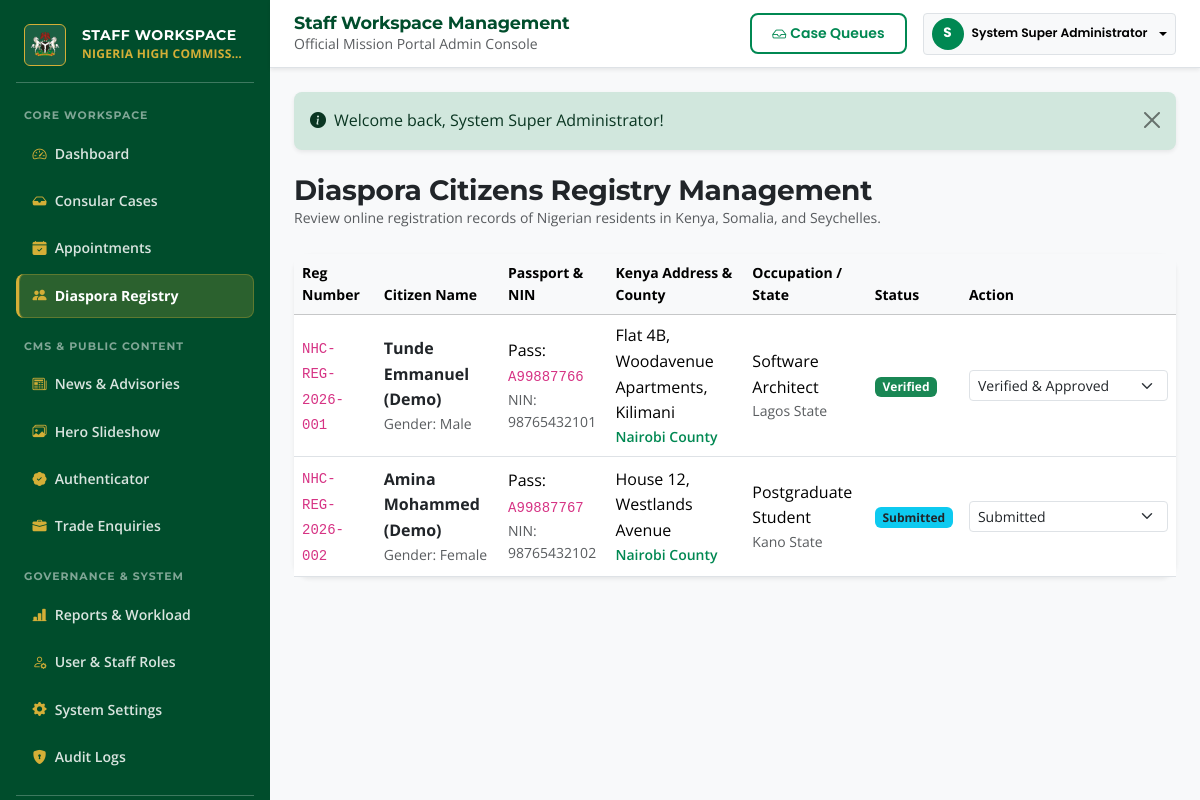
Page /admin/citizens (signed in) on the committed database.
### tables this page shows
CREATE TABLE IF NOT EXISTS `diaspora_citizens` (
    `id` INT AUTO_INCREMENT PRIMARY KEY,
    `user_id` INT DEFAULT NULL,
    `registration_number` VARCHAR(50) NOT NULL UNIQUE,
    `full_name` VARCHAR(150) NOT NULL,
    `gender` ENUM('male', 'female', 'other') NOT NULL,
    `dob` DATE DEFAULT NULL,
    `passport_number` VARCHAR(30) NOT NULL,
    `nin` VARCHAR(20) DEFAULT NULL,
    `kenya_address` TEXT NOT NULL,
    `kenya_county` VARCHAR(100) NOT NULL,
    `occupation` VARCHAR(100) NOT NULL,
    `employer_institution` VARCHAR(150) DEFAULT NULL,
    `emergency_contact_kenya` VARCHAR(150) NOT NULL,
    `emergency_phone_kenya` VARCHAR(50) NOT NULL,
    `emergency_contact_nigeria` VARCHAR(150) NOT NULL,
    `emergency_phone_nigeria` VARCHAR(50) NOT NULL,
    `state_of_origin` VARCHAR(50) NOT NULL,
    `lga` VARCHAR(100) DEFAULT NULL,
    `status` ENUM('submitted', 'verified', 'flagged', 'rejected') DEFAULT 'submitted',
    `verified_at` DATETIME DEFAULT NULL,
    `verified_by` INT DEFAULT NULL,
    `created_at` DATETIME DEFAULT CURRENT_TIMESTAMP,
    FOREIGN KEY (`user_id`) REFERENCES `users`(`id`) ON DELETE SET NULL
);

### src/Controllers/AdminController.php (called while the page is built, shortened)
<?php
class AdminController extends Controller {
    public function citizens(Request $request): void {
        $citizens = DiasporaCitizen::getAll();
        $this->render('admin/citizens', ['citizens' => $citizens], 'admin');
    }
}

### public/index.php (called while the page is built, shortened)
<?php
$request = new Request();
$router = new Router();
$router->get('/', [HomeController::class, 'index']);
$router->get('/services', [ServicesController::class, 'index']);
$router->get('/services/passport', [ConsularController::class, 'passport']);
$router->get('/services/visa', [ConsularController::class, 'visa']);
$router->get('/services/emergency-travel', [ConsularController::class, 'etc']);
$router->post('/services/emergency-travel', [ConsularController::class, 'etc']);
$router->get('/services/document-support', [ConsularController::class, 'legalization']);
$router->get('/services/fees', [ServicesController::class, 'fees']);
$router->get('/services/appointments', [ServicesController::class, 'appointments']);
$router->get('/consular', [ConsularController::class, 'index']);
$router->get('/consular/passport', [ConsularController::class, 'passport']);
$router->get('/consular/visa', [ConsularController::class, 'visa']);
$router->get('/consular/etc', [ConsularController::class, 'etc']);
$router->post('/consular/etc', [ConsularController::class, 'etc']);
$router->get('/consular/legalization', [ConsularController::class, 'legalization']);
$router->get('/appointment', [AppointmentController::class, 'index']);
$router->post('/appointment', [AppointmentController::class, 'index']);
$router->get('/appointment/voucher', [AppointmentController::class, 'voucher']);
$router->get('/track', [TrackController::class, 'index']);
$router->post('/track', [TrackController::class, 'index']);
$router->get('/verify', [VerificationController::class, 'index']);
$router->post('/verify', [VerificationController::class, 'index']);
$router->get('/diaspora', [DiasporaController::class, 'index']);
$router->get('/diaspora/register', [DiasporaController::class, 'register']);
$router->post('/diaspora/register', [DiasporaController::class, 'register']);
$router->get('/diaspora/emergency', [DiasporaController::class, 'emergency']);
$router->post('/diaspora/emergency', [DiasporaController::class, 'emergency']);
$router->get('/nigerians-in-kenya', [DiasporaController::class, 'index']);
$router->get('/nigerians-in-kenya/register', [DiasporaController::class, 'register']);
$router->post('/nigerians-in-kenya/register', [DiasporaController::class, 'register']);
$router->get('/nigerians-in-kenya/community', [InformationController::class, 'community']);
$router->get('/emergency', [DiasporaController::class, 'emergency']);
$router->post('/emergency', [DiasporaController::class, 'emergency']);
$router->get('/trade', [TradeController::class, 'index']);
$router->post('/trade', [TradeController::class, 'index']);
$router->get('/trade/enquiry', [TradeController::class, 'index']);
$router->post('/trade/enquiry', [TradeController::class, 'index']);
$router->get('/discover-nigeria', [NigeriaController::class, 'map']);
$router->get('/discover-nigeria/states', [NigeriaController::class, 'map']);
$router->get('/discover-nigeria/government', [InformationController::class, 'government']);
$router->get('/nigeria/map', [NigeriaController::class, 'map']);
$router->get('/mission', [MissionController::class, 'index']);
$router->get('/mission/leadership', [MissionController::class, 'leadership']);
$router->get('/mission/history', [MissionController::class, 'history']);
$router->get('/mission/message', [MissionController::class, 'message']);
$router->get('/mission/friends-of-nigeria', [MissionController::class, 'friends']);
$router->get('/news', [NewsController::class, 'index']);
$router->get('/news/view', [NewsController::class, 'view']);
$router->get('/notices', [NewsController::class, 'index']);
$router->get('/events', [InformationController::class, 'events']);
$router->get('/gallery', [InformationController::class, 'gallery']);
$router->get('/downloads', [InformationController::class, 'downloads']);
$router->get('/faq', [InformationController::class, 'faq']);
$router->get('/search', [InformationController::class, 'search']);
$router->get('/newsletter', [NewsletterController::class, 'index']);
$router->post('/newsletter/subscribe', [NewsletterController::class, 'subscribe']);
$router->get('/newsletter/unsubscribe', [NewsletterController::class, 'unsubscribe']);
$router->get('/contact', [ContactController::class, 'index']);
$router->post('/contact', [ContactController::class, 'index']);
$router->get('/feedback', [InformationController::class, 'feedback']);
$router->post('/feedback', [InformationController::class, 'feedback']);
$router->get('/official-channels', [InformationController::class, 'officialChannels']);
$router->get('/report-suspicious', [InformationController::class, 'reportSuspicious']);
$router->post('/report-suspicious', [InformationController::class, 'reportSuspicious']);
$router->get('/privacy', [InformationController::class, 'privacy']);
$router->get('/terms', [InformationController::class, 'terms']);
$router->get('/accessibility', [InformationController::class, 'accessibility']);
$router->get('/cookies', [InformationController::class, 'cookies']);
$router->get('/sitemap', [InformationController::class, 'sitemap']);
$router->get('/sitemap.xml', [InformationController::class, 'sitemapXml']);
$router->get('/login', [CitizenPortalController::class, 'login']);
$router->post('/login', [CitizenPortalController::class, 'login']);
$router->get('/register', [CitizenPortalController::class, 'register']);
$router->post('/register', [CitizenPortalController::class, 'register']);
$router->get('/forgot-password', [CitizenPortalController::class, 'forgotPassword']);
$router->post('/forgot-password', [CitizenPortalController::class, 'forgotPassword']);
$router->get('/reset-password', [CitizenPortalController::class, 'resetPassword']);
$router->post('/reset-password', [CitizenPortalController::class, 'resetPassword']);
$router->get('/portal/login', [CitizenPortalController::class, 'login']);
$router->post('/portal/login', [CitizenPortalController::class, 'login']);
$router->get('/portal/register', [CitizenPortalController::class, 'register']);
$router->post('/portal/register', [CitizenPortalController::class, 'register']);
$router->get('/portal/logout', [CitizenPortalController::class, 'logout']);
$router->get('/portal/dashboard', [CitizenPortalController::class, 'dashboard']);
$router->get('/portal/profile', [CitizenPortalController::class, 'profile']);
$router->post('/portal/profile', [CitizenPortalController::class, 'profile']);
$router->get('/portal/requests', [CitizenPortalController::class, 'requests']);
$router->get('/portal/appointments', [CitizenPortalController::class, 'appointments']);
$router->get('/portal/documents', [CitizenPortalController::class, 'documents']);
$router->post('/portal/documents', [CitizenPortalController::class, 'documents']);
$router->get('/portal/notifications', [CitizenPortalController::class, 'notifications']);
$router->get('/portal/request', [CitizenPortalController::class, 'requestDetail']);
$router->post('/portal/request', [CitizenPortalController::class, 'requestDetail']);
$router->get('/files/download', [FileController::class, 'download']);
$router->post('/files/upload', [FileController::class, 'upload']);
$router->get('/portal/receipt', [FileController::class, 'printReceipt']);
$router->get('/admin/login', [AdminController::class, 'login']);
$router->post('/admin/login', [AdminController::class, 'login']);
$router->get('/admin/dashboard', [AdminController::class, 'dashboard']);
$router->get('/admin/requests', [AdminController::class, 'requests']);
$router->post('/admin/requests', [AdminController::class, 'requests']);
$router->get('/admin/requests/view', [AdminController::class, 'requestDetail']);
$router->post('/admin/requests/view', [AdminController::class, 'requestDetail']);
$router->get('/admin/appointments', [AdminController::class, 'appointments']);
$router->post('/admin/appointments', [AdminController::class, 'appointments']);
$router->get('/admin/citizens', [AdminController::class, 'citizens']);
$router->post('/admin/citizens', [AdminController::class, 'citizens']);
$router->get('/admin/notices', [AdminController::class, 'notices']);
$router->post('/admin/notices', [AdminController::class, 'notices']);
$router->get('/admin/verification', [AdminController::class, 'verification']);
$router->post('/admin/verification', [AdminController::class, 'verification']);
$router->get('/admin/trade', [AdminController::class, 'trade']);
$router->get('/admin/audit', [AdminController::class, 'audit']);
$router->get('/admin/users', [AdminController::class, 'users']);
$router->post('/admin/users', [AdminController::class, 'users']);
$router->get('/admin/settings', [AdminController::class, 'settings']);
$router->post('/admin/settings', [AdminController::class, 'settings']);
$router->get('/admin/reports', [AdminController::class, 'reports']);
$router->get('/admin/export', [AdminController::class, 'export']);
$router->get('/admin/hero', [AdminController::class, 'hero']);
$router->post('/admin/hero', [AdminController::class, 'hero']);
$router->get('/health', [HealthController::class, 'index']);
$router->dispatch($request);

### src/Models/DiasporaCitizen.php (called while the page is built, shortened)
<?php
class DiasporaCitizen {
    public static function getAll(): array {
        $db = Database::getConnection();
        $stmt = $db->query("SELECT * FROM diaspora_citizens ORDER BY created_at DESC");
        return $stmt->fetchAll();
    }
}

### views/admin/citizens.php (the view, shortened to what this page needs)
<div class="d-flex justify-content-between align-items-center mb-4 flex-wrap gap-2">
    <div>
        <h3 class="fw-bold text-dark mb-0" style="font-family: 'Playfair Display', serif;">Diaspora Citizens Registry Management</h3>
        <div class="small text-muted">Review online registration records of Nigerian residents in Kenya, Somalia, and Seychelles.</div>
    </div>
</div>
<div class="card border-0 shadow-sm rounded-4 bg-white">
    <div class="card-body p-0">
        <div class="table-responsive">
            <table class="table table-hover align-middle mb-0">
                <thead class="table-light small">
                    <tr>
                        <th>Reg Number</th>
                        <th>Citizen Name</th>
                        <th>Passport & NIN</th>
                        <th>Kenya Address & County</th>
                        <th>Occupation / State</th>
                        <th>Status</th>
                        <th>Action</th>
                    </tr>
                </thead>
                <tbody>
                    <?php foreach ($citizens as $cit): ?>
                        <tr>
                            <td><code><?= Helper::sanitize($cit['registration_number']) ?></code></td>
                            <td>
                                <div class="fw-bold text-dark"><?= Helper::sanitize($cit['full_name']) ?></div>
                                <div class="small text-muted">Gender: <?= ucfirst($cit['gender']) ?></div>
                            </td>
                            <td>
                                <div>Pass: <code><?= Helper::sanitize($cit['passport_number']) ?></code></div>
                                <div class="small text-muted">NIN: <?= Helper::sanitize($cit['nin'] ?? 'N/A') ?></div>
                            </td>
                            <td>
                                <div><?= Helper::sanitize($cit['kenya_address']) ?></div>
                                <div class="small text-emerald fw-semibold"><?= Helper::sanitize($cit['kenya_county']) ?> County</div>
                            </td>
                            <td>
                                <div><?= Helper::sanitize($cit['occupation']) ?></div>
                                <div class="small text-muted"><?= Helper::sanitize($cit['state_of_origin']) ?> State</div>
                            </td>
                            <td><?= Helper::statusBadge($cit['status']) ?></td>
                            <td>
                                <form action="<?= Helper::baseUrl('admin/citizens') ?>" method="POST" class="d-inline">
                                    <select name="status" onchange="this.form.submit()" class="form-select form-select-sm d-inline-block w-auto">
                                        <option value="submitted" <?= $cit['status'] === 'submitted' ? 'selected' : '' ?>>Submitted</option>
                                        <option value="verified" <?= $cit['status'] === 'verified' ? 'selected' : '' ?>>Verified & Approved</option>
                                    </select>
                                </form>
                            </td>
                        </tr>
                    <?php endforeach; ?>
                </tbody>
            </table>
        </div>
    </div>
</div>

### src/Core/Helper.php (shortened to what this page needs)
<?php
class Helper {
    public static function baseUrl(string $path = ''): string {
        $scriptName = $_SERVER['SCRIPT_NAME'] ?? '';
        $dir = dirname($scriptName);
        $dir = preg_replace('/\/public$/', '', $dir);
        $dir = rtrim(str_replace('\\', '/', $dir), '/');
        $path = ltrim($path, '/');
        return ($dir === '' || $dir === '/') ? '/' . $path : $dir . '/' . $path;
    }
    public static function sanitize(?string $str): string {
        return htmlspecialchars(trim($str), ENT_QUOTES, 'UTF-8');
    }
    public static function statusBadge(string $status): string {
        $status = strtolower($status);
        $badgeClass = 'bg-secondary';
        switch ($status) {
            case 'received':
            case 'pending':
            case 'submitted':
            case 'in_progress':
                $badgeClass = 'bg-info text-dark';
                break;
            case 'approved':
            case 'verified':
            case 'confirmed':
            case 'attended':
            case 'valid':
            case 'matched':
                $badgeClass = 'bg-success';
                break;
        }
        $label = ucwords(str_replace('_', ' ', $status));
        return '<span class="badge ' . $badgeClass . '">' . self::sanitize($label) . '</span>';
    }
}

### rows in the picture
diaspora_citizens: registration_number "NHC-REG-2026-001", full_name "Tunde Emmanuel (Demo)", gender "Male", passport_number "A99887766", nin "98765432101", kenya_address "Flat 4B, Woodavenue Apartments, Kilimani", kenya_county "Nairobi", occupation "Software Architect", state_of_origin "Lagos", status "Verified", status "Verified & Approved"
diaspora_citizens: registration_number "NHC-REG-2026-002", full_name "Amina Mohammed (Demo)", gender "Female", passport_number "A99887767", nin "98765432102", kenya_address "House 12, Westlands Avenue", kenya_county "Nairobi", occupation "Postgraduate Student", state_of_origin "Kano", status "Submitted"

### other values in the picture
Helper::sanitize($shortName) "NIGERIA HIGH COMMISS…"
substr($user['full_name'] ?? 'S', 0, 1) "S"
Helper::sanitize($user['full_name'] ?? 'Staff') "System Super Administrator"
Helper::sanitize($flash['message']) "Welcome back, System Super Administrator!"
